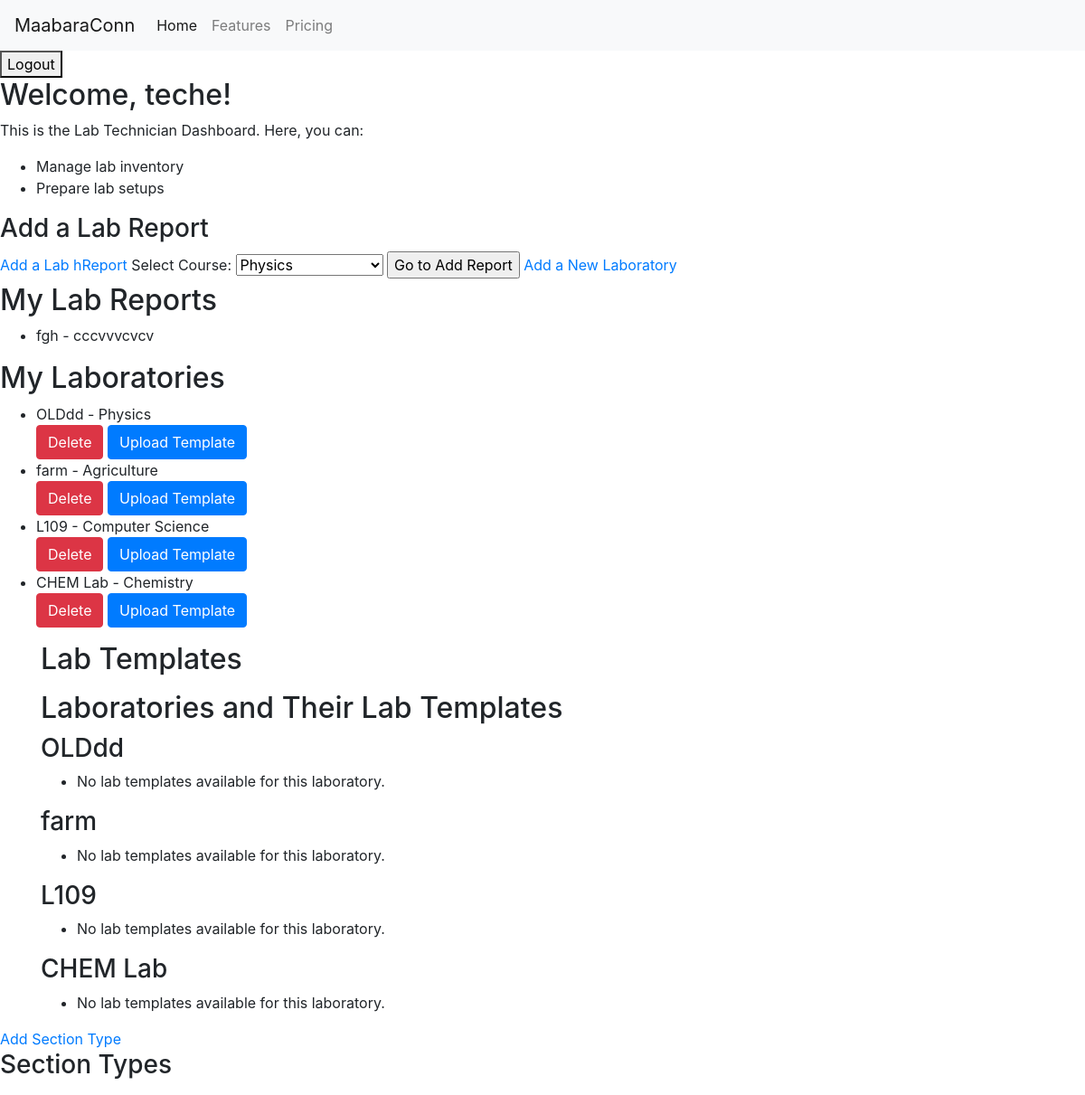
The app's page /users/dashboard/ (signed in), older data.
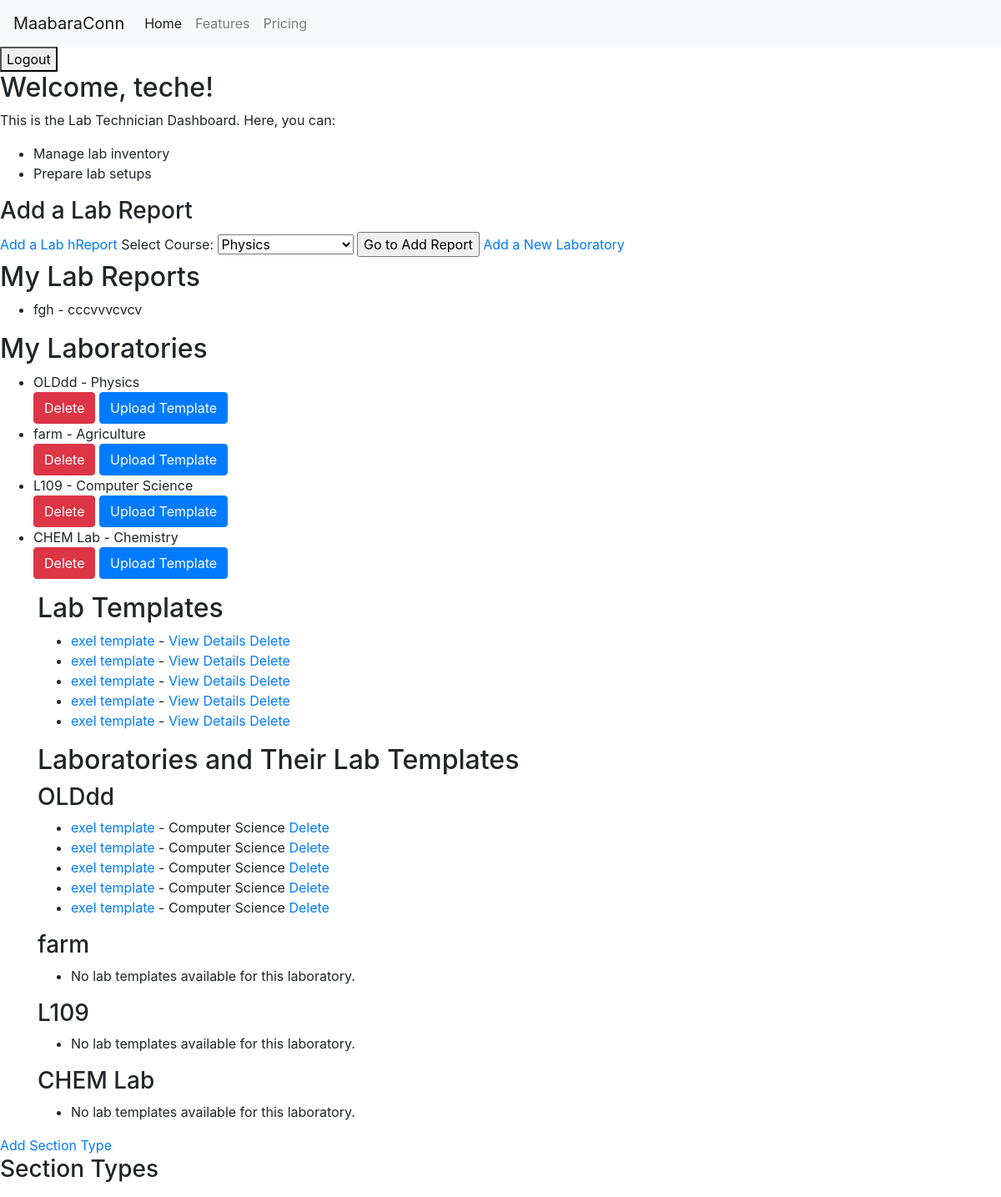
The same page, newer data.
### users/models.py (models this page shows, shortened)
class LabReport(models.Model):
    REPORT_TYPE_CHOICES = [
        ('IND', 'Individual'),
        ('GRP', 'Group'),]
    report_type = models.CharField(
        max_length=3, choices=REPORT_TYPE_CHOICES, default='IND')
    creator = models.ForeignKey(
        settings.AUTH_USER_MODEL, on_delete=models.CASCADE, related_name='lab_reports')
    course = models.ForeignKey(
        Course, on_delete=models.CASCADE, related_name='lab_reports')
    title = models.CharField(max_length=255)
    description = models.TextField()
    laboratory = models.ForeignKey(
        Laboratory, on_delete=models.CASCADE, related_name='lab_reports', null=True)
    document = models.FileField(upload_to='lab_reports/')
    submitted_at = models.DateTimeField(auto_now_add=True)
    status = models.CharField(max_length=100, default='Pending')
    template = models.ForeignKey(
        LabTemplate, on_delete=models.SET_NULL, null=True, blank=True, related_name='lab_reports')

class Laboratory(models.Model):
    course = models.ForeignKey(
        Course, on_delete=models.CASCADE, related_name='laboratories')
    name = models.CharField(max_length=255)
    creator = models.ForeignKey(
        settings.AUTH_USER_MODEL, on_delete=models.CASCADE, related_name='laboratories')

class Course(models.Model):
    name = models.CharField(max_length=255, unique=True)
    code = models.CharField(max_length=10, unique=True)
    lecturer = models.ForeignKey(
        User, on_delete=models.CASCADE, related_name='courses')
    student = models.ManyToManyField(
        User, related_name='enrolled_courses', blank=False)

class LabTemplate(models.Model):
    course = models.ForeignKey(
        Course, on_delete=models.CASCADE, related_name='lab_templates')
    name = models.CharField(max_length=255)
    laboratory = models.ForeignKey(
        Laboratory, on_delete=models.CASCADE, related_name='lab_templates')

### users/views.py (the view, shortened to what this page needs)
# urls.py: path('dashboard/', views.dashboard, name='dashboard'),
@login_required
def dashboard(request):
    if request.user.role == User.Role.STUDENT:
        courses = Course.objects.filter(
            student=request.user)  # Example query
        lab_reports = LabReport.objects.filter(
            creator=request.user)  # Example query
        grades = Grade.objects.filter(
            lab_report__creator=request.user)  # Example query
        enrolled_courses = request.user.enrolled_courses.all()
        available_courses = Course.objects.exclude(
            id__in=enrolled_courses.values_list('id', flat=True))
        lab_reports = LabReport.objects.filter(creator=request.user)
        grades = Grade.objects.filter(lab_report__creator=request.user)
        context = {
            'enrolled_courses': enrolled_courses,
            'available_courses': available_courses,
            'lab_reports': lab_reports,
            'grades': grades,
            'courses': courses
        }
        return render(request, 'users/student_dashboard.html', context)
    elif request.user.role == User.Role.LAB_TECH:
        lab_reports_to_process = LabReport.objects.filter(
            status='Processing')  # Example query
        courses = Course.objects.all()
        course_id = Course.objects.first().id
        my_laboratories = Laboratory.objects.filter(creator=request.user)
        templates = LabTemplate.objects.all()
        my_lab_reports = LabReport.objects.filter(creator=request.user)
        section_types = SectionType.objects.all()
        context = {
            'templates': templates,
            'section_types': section_types,
            'my_laboratories': my_laboratories,
            'my_lab_reports': my_lab_reports,
            'course_id': course_id,
            'courses': courses,
            'lab_reports_to_process': lab_reports_to_process,
        }
        return render(request, 'users/labtech_dashboard.html', context)
    else:
        return HttpResponse("Your role is not defined for a specific dashboard.")

### users/templates/users/labtech_dashboard.html (shortened to what this page needs)
{% extends 'base.html' %} {% block content %}
<h2>Welcome, {{ request.user.username }}!</h2>
<p>This is the Lab Technician Dashboard. Here, you can:</p>
<ul>
  <li>Manage lab inventory</li>
  <li>Prepare lab setups</li>
</ul>
<h3>Add a Lab Report</h3>
<a href="" id="addLabReportLink">Add a Lab hReport</a>
  <label for="course">Select Course:</label>
  <select name="course_id" id="courseSelect">
    {% for course in courses %}
    <option value="{{ course.id }}">{{ course.name }}</option>
    {% endfor %}
  </select>
  <input type="submit" value="Go to Add Report" />
<a href="{% url 'add_laboratory' %}">Add a New Laboratory</a>
<h2>My Lab Reports</h2>
<ul>
  {% for report in my_lab_reports %}
    <li>{{ report.title }} - {{ report.description }}</li>
  {% empty %}
    <p>No lab reports found.</p>
  {% endfor %}
</ul>
<h2>My Laboratories</h2>
<ul>
  {% for laboratory in my_laboratories %}
    <li>
      {{ laboratory.name }} - {{ laboratory.course.name }}
      <div>
        <a href="{% url 'delete_laboratory' laboratory.id %}" class="btn btn-danger" onclick="return confirm('Are you sure you want to delete this laboratory?');">Delete</a>
        <a href="{% url 'lab_template_upload' lab_id=laboratory.id %}" class="btn btn-primary">Upload Template</a>
      </div>
    </li>
  {% empty %}
    <p>No laboratories found.</p>
  {% endfor %}
</ul>
<div class="container">
  <h2>Lab Templates</h2>
  <ul>
      {% for template in templates %}
      <li>
          <a href="{% url 'add_sections_to_template' lab_template_id=template.id %}">{{ template.name }}</a>
          {{ template.title }} - <a href="{% url 'view_template_details' template.id %}">View Details</a>
          <a href="{% url 'lab_template_delete' template.id %}" onclick="return confirm('Are you sure?');">Delete</a>
      </li>
      {% endfor %}
  </ul>
</div>
<div class="container">
  <h2>Laboratories and Their Lab Templates</h2>
  {% for laboratory in my_laboratories %}
  <div class="laboratory">
    <h3>{{ laboratory.name }}</h3>
    <ul>
      {% for template in laboratory.lab_templates.all %}
      <li>
          <a href="{{ template.template_file.url }}">{{ template.name }}</a> - {{ template.course.name }}
          <a href="{% url 'lab_template_delete' template.id %}" onclick="return confirm('Are you sure?');">Delete</a>
      </li>
      {% empty %}
      <li>No lab templates available for this laboratory.</li>
      {% endfor %}
    </ul>
  </div>
  {% endfor %}
</div>
<a href="{% url 'add_section_type' %}">Add Section Type</a>
<h3>Section Types</h3>
{% endblock %}

Row changes from the older to the newer data that the page shows:
shown differently, row unchanged: Laboratory "OLDdd": no longer shows "No lab templates available for this laboratory."
added LabTemplate: name "exel template", course.name "Computer Science"
added LabTemplate: name "exel template", course.name "Computer Science"
added LabTemplate: name "exel template", course.name "Computer Science"
added LabTemplate: name "exel template", course.name "Computer Science"
added LabTemplate: name "exel template", course.name "Computer Science"
